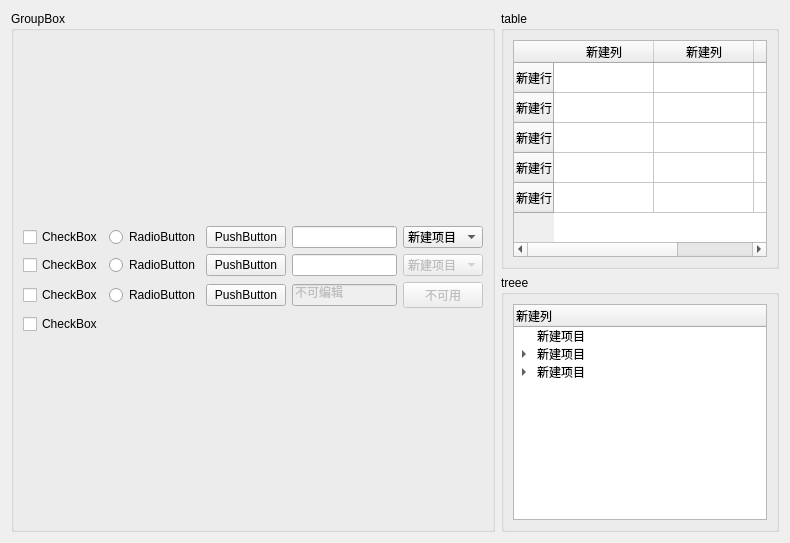
<?xml version="1.0" encoding="UTF-8"?>
<ui version="4.0">
 <class>BTQSSWidget</class>
 <widget class="QWidget" name="BTQSSWidget">
  <property name="geometry">
   <rect>
    <x>0</x>
    <y>0</y>
    <width>790</width>
    <height>543</height>
   </rect>
  </property>
  <property name="windowTitle">
   <string>Form</string>
  </property>
  <layout class="QGridLayout" name="gridLayout_2">
   <item row="0" column="0" rowspan="2">
    <widget class="QGroupBox" name="groupBox_3">
     <property name="title">
      <string>GroupBox</string>
     </property>
     <layout class="QVBoxLayout" name="verticalLayout_3">
      <item>
       <layout class="QGridLayout" name="gridLayout">
        <item row="1" column="3">
         <widget class="QLineEdit" name="lineEdit"/>
        </item>
        <item row="2" column="1">
         <widget class="QRadioButton" name="radioButton_2">
          <property name="text">
           <string>RadioButton</string>
          </property>
         </widget>
        </item>
        <item row="1" column="2">
         <widget class="QPushButton" name="pushButton_4">
          <property name="text">
           <string>PushButton</string>
          </property>
         </widget>
        </item>
        <item row="0" column="2">
         <widget class="QPushButton" name="pushButton_3">
          <property name="text">
           <string>PushButton</string>
          </property>
         </widget>
        </item>
        <item row="1" column="1">
         <widget class="QRadioButton" name="radioButton_3">
          <property name="text">
           <string>RadioButton</string>
          </property>
         </widget>
        </item>
        <item row="3" column="0">
         <widget class="QCheckBox" name="checkBox_4">
          <property name="text">
           <string>CheckBox</string>
          </property>
         </widget>
        </item>
        <item row="0" column="1">
         <widget class="QRadioButton" name="radioButton">
          <property name="text">
           <string>RadioButton</string>
          </property>
         </widget>
        </item>
        <item row="2" column="2">
         <widget class="QPushButton" name="pushButton">
          <property name="text">
           <string>PushButton</string>
          </property>
         </widget>
        </item>
        <item row="0" column="0">
         <widget class="QCheckBox" name="checkBox_3">
          <property name="text">
           <string>CheckBox</string>
          </property>
         </widget>
        </item>
        <item row="0" column="3">
         <widget class="QLineEdit" name="lineEdit_2"/>
        </item>
        <item row="2" column="0">
         <widget class="QCheckBox" name="checkBox">
          <property name="text">
           <string>CheckBox</string>
          </property>
          <property name="checked">
           <bool>false</bool>
          </property>
          <property name="tristate">
           <bool>true</bool>
          </property>
         </widget>
        </item>
        <item row="1" column="0">
         <widget class="QCheckBox" name="checkBox_2">
          <property name="text">
           <string>CheckBox</string>
          </property>
         </widget>
        </item>
        <item row="2" column="3">
         <widget class="QLineEdit" name="lineEdit_3">
          <property name="enabled">
           <bool>false</bool>
          </property>
          <property name="text">
           <string>不可编辑</string>
          </property>
         </widget>
        </item>
        <item row="1" column="4">
         <widget class="QComboBox" name="comboBox_2">
          <property name="enabled">
           <bool>false</bool>
          </property>
          <item>
           <property name="text">
            <string>新建项目</string>
           </property>
          </item>
          <item>
           <property name="text">
            <string>新建项目</string>
           </property>
          </item>
          <item>
           <property name="text">
            <string>新建项目</string>
           </property>
          </item>
          <item>
           <property name="text">
            <string>新建项目</string>
           </property>
          </item>
         </widget>
        </item>
        <item row="2" column="4">
         <widget class="QPushButton" name="pushButton_2">
          <property name="enabled">
           <bool>false</bool>
          </property>
          <property name="text">
           <string>不可用</string>
          </property>
         </widget>
        </item>
        <item row="0" column="4">
         <widget class="QComboBox" name="comboBox">
          <item>
           <property name="text">
            <string>新建项目</string>
           </property>
          </item>
          <item>
           <property name="text">
            <string>新建项目</string>
           </property>
          </item>
          <item>
           <property name="text">
            <string>新建项目</string>
           </property>
          </item>
          <item>
           <property name="text">
            <string>新建项目</string>
           </property>
          </item>
         </widget>
        </item>
       </layout>
      </item>
     </layout>
    </widget>
   </item>
   <item row="0" column="1">
    <widget class="QGroupBox" name="groupBox_2">
     <property name="title">
      <string>table</string>
     </property>
     <layout class="QVBoxLayout" name="verticalLayout_2">
      <item>
       <widget class="QTableWidget" name="tableWidget">
        <row>
         <property name="text">
          <string>新建行</string>
         </property>
        </row>
        <row>
         <property name="text">
          <string>新建行</string>
         </property>
        </row>
        <row>
         <property name="text">
          <string>新建行</string>
         </property>
        </row>
        <row>
         <property name="text">
          <string>新建行</string>
         </property>
        </row>
        <row>
         <property name="text">
          <string>新建行</string>
         </property>
        </row>
        <column>
         <property name="text">
          <string>新建列</string>
         </property>
        </column>
        <column>
         <property name="text">
          <string>新建列</string>
         </property>
        </column>
        <column>
         <property name="text">
          <string>新建列</string>
         </property>
        </column>
       </widget>
      </item>
     </layout>
    </widget>
   </item>
   <item row="1" column="1">
    <widget class="QGroupBox" name="groupBox">
     <property name="title">
      <string>treee</string>
     </property>
     <layout class="QVBoxLayout" name="verticalLayout">
      <item>
       <widget class="QTreeWidget" name="treeWidget">
        <column>
         <property name="text">
          <string>新建列</string>
         </property>
        </column>
        <item>
         <property name="text">
          <string>新建项目</string>
         </property>
        </item>
        <item>
         <property name="text">
          <string>新建项目</string>
         </property>
         <item>
          <property name="text">
           <string>新建子项目</string>
          </property>
         </item>
         <item>
          <property name="text">
           <string>新建项目</string>
          </property>
         </item>
         <item>
          <property name="text">
           <string>新建项目</string>
          </property>
         </item>
         <item>
          <property name="text">
           <string>新建项目</string>
          </property>
         </item>
        </item>
        <item>
         <property name="text">
          <string>新建项目</string>
         </property>
         <item>
          <property name="text">
           <string>新建子项目</string>
          </property>
         </item>
         <item>
          <property name="text">
           <string>新建项目</string>
          </property>
          <item>
           <property name="text">
            <string>新建子项目</string>
           </property>
          </item>
         </item>
         <item>
          <property name="text">
           <string>新建项目</string>
          </property>
         </item>
         <item>
          <property name="text">
           <string>新建项目</string>
          </property>
         </item>
        </item>
       </widget>
      </item>
     </layout>
    </widget>
   </item>
  </layout>
 </widget>
 <resources/>
 <connections/>
</ui>
